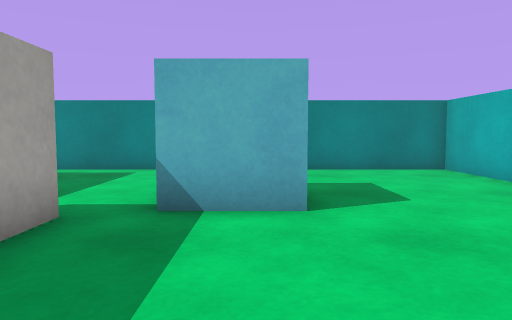
view 1 (above)

16 first-person views from a walk through a 3-D level made in the Unity game engine. The camera is 0.51 m above the floor, tilts 4° down and sees 70° across. The floor is counted in squares, 0.5 m on a side. Each view is taken from the middle of a square. On the plan, view 1 faces up. The plan holds only what a view shows up to about 13 squares ahead; the rest is blank. The player is left out. Surface patterns are stand-ins for the level's own textures.

view 2
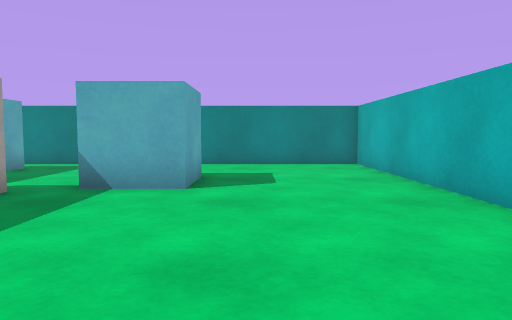

view 3
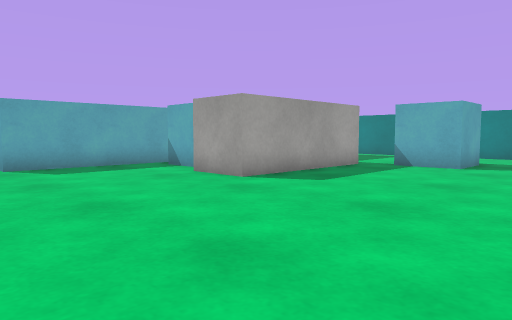

view 4
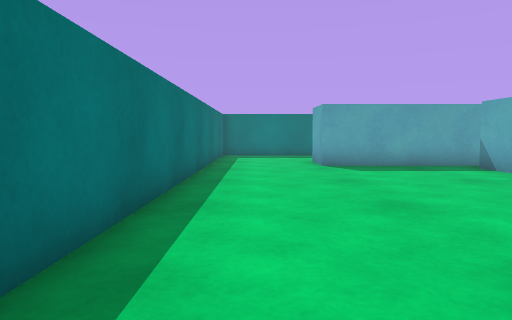

view 5
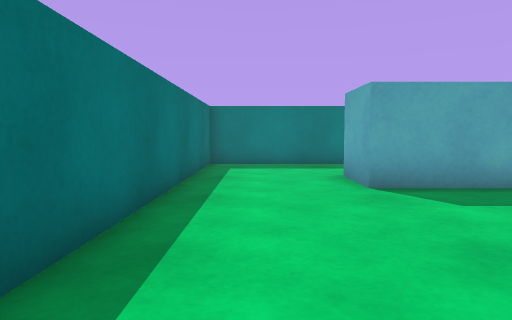

view 6
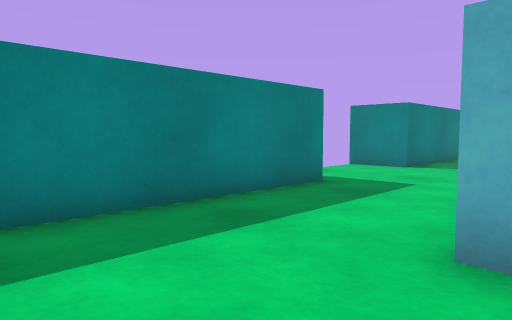

view 7
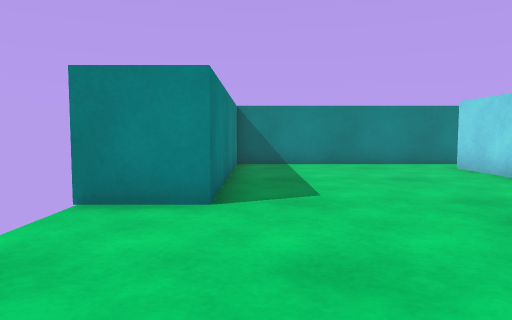

view 8
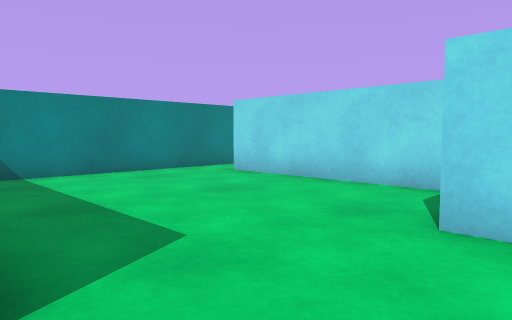

view 9
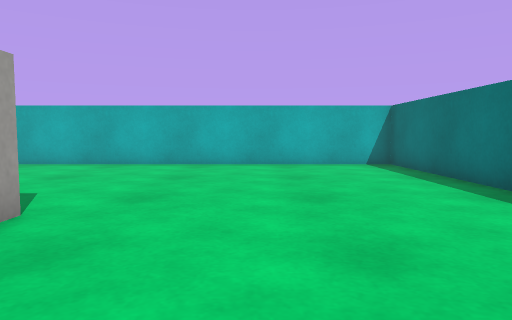

view 10
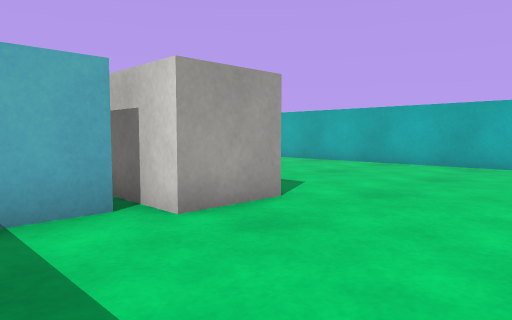

view 11
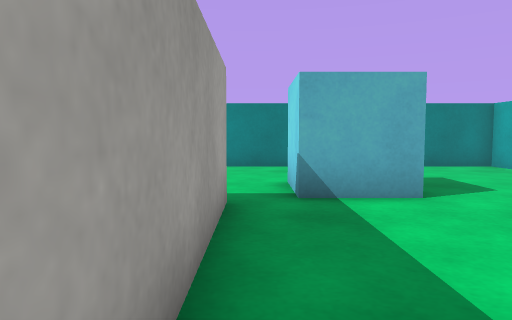

view 12
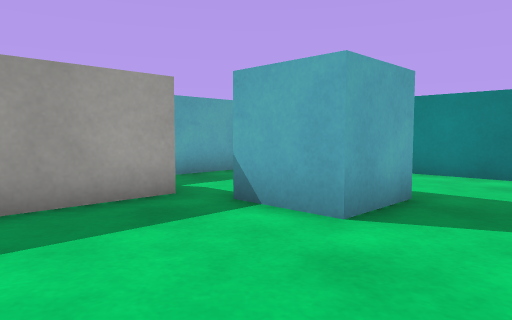

view 13
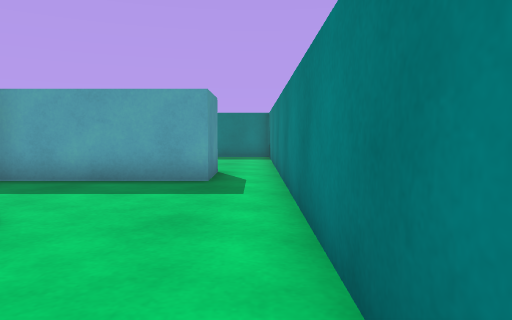

view 14
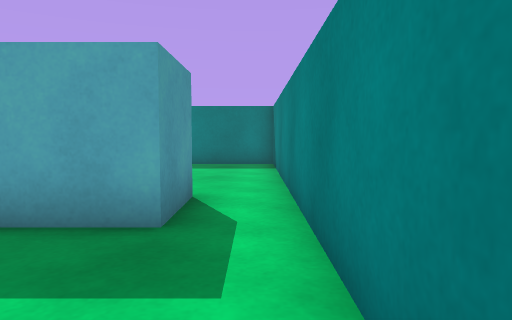

view 15
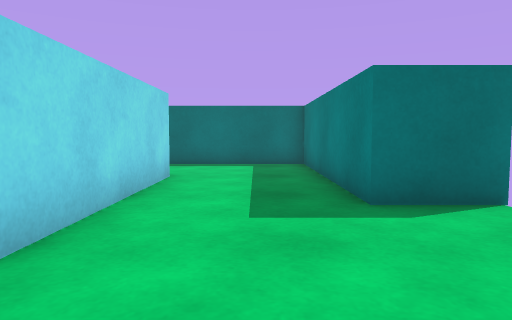

view 16
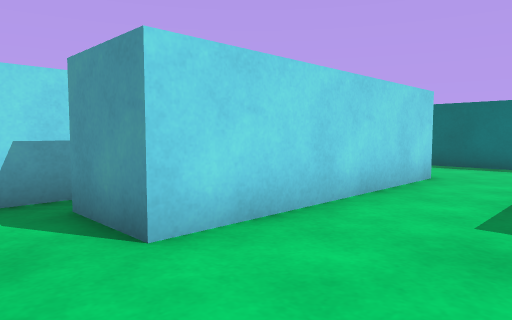

### Floor plan
Points are (right, up) in squares from view 1. A wall is a line through its corners. A room is listed if a view was taken in it or the views show most of it. See-through windows are left out.
Room 1 (views 1, 2, 3, 4, 5, 6, 7, 8, 9, 10, 11, 12, 13, 14, 15, 16)
walls: (-4.9, -0.3) (-7, -0.3); (-2.4, 4.5) (-2.4, -1) (-4.4, -1) (-4.4, 1); (-7, 2) (-7, 9) (-5, 9) (-5, 4.4); (-7.9, 0.4) (-7.9, -4.9) (-9.9, -4.9) (-9.9, 2.3) (-7.9, 2.3); (-15.8, -1.3) (-13.7, -1.3) (-13.7, -8.6) (5.5, -8.6) (5.5, 10.6) (-13.7, 10.6) (-13.7, 3.3) (-15.8, 3.3)
objects: cyan cube (-1, 5) to (1, 7)

Where each view was taken, in squares from view 1:
view 1: 0 up, 0 right, facing up
view 2: 2 down, 2 right, facing up
view 3: 7 down, 4 right, facing up-left
view 4: 7 down, 4 right, facing left
view 5: 7 down, 1 left, facing left
view 6: 8 down, 9 left, facing up-left
view 7: 2 down, 13 left, facing up
view 8: 1 up, 14 left, facing up-right
view 9: 4 down, 7 left, facing right
view 10: 5 down, 7 left, facing up-right
view 11: 1 down, 2 left, facing up
view 12: 1 up, 3 right, facing up-left
view 13: 10 up, 3 right, facing left
view 14: 10 up, 1 left, facing left
view 15: 4 up, 12 left, facing down
view 16: 4 up, 13 left, facing down-right
